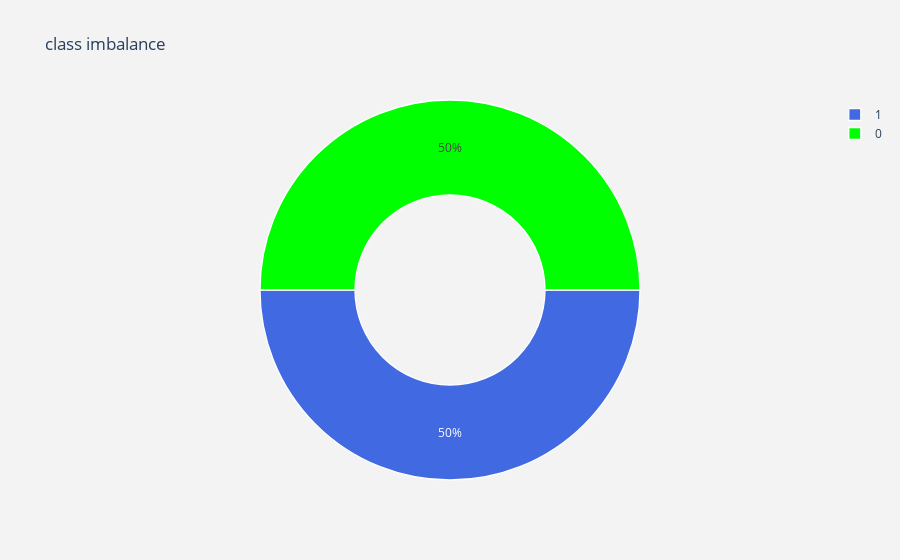

Source (notebook cell):
### Code cell
#labels
lab = df["RT"].value_counts().keys().tolist()
#values
val = df["RT"].value_counts().values.tolist()

trace = go.Pie(labels = lab ,
               values = val ,
               marker = dict(colors =  [ 'royalblue' ,'lime'],
                             line = dict(color = "white",
                                         width =  1.3)
                            ),
               rotation = 90,
               hoverinfo = "label+value+text",
               hole = .5
              )
layout = go.Layout(dict(title = "class imbalance",
                        plot_bgcolor  = "rgb(243,243,243)",
                        paper_bgcolor = "rgb(243,243,243)",
                       )
                  )

data1 = [trace]
fig = go.Figure(data = data1,layout = layout)
py.iplot(fig)

### Figure 1 — Plotly figure (JSON) as saved in the notebook; plotly's stock layout.template omitted (floating-point values rounded to 4 significant figures)
{"data": [{"hole": 0.5, "hoverinfo": "label+value+text", "labels": [1, 0], "marker": {"colors": ["royalblue", "lime"], "line": {"color": "white", "width": 1.3}}, "rotation": 90, "type": "pie", "values": [3647, 3647]}], "layout": {"paper_bgcolor": "rgb(243,243,243)", "plot_bgcolor": "rgb(243,243,243)", "title": {"text": "class imbalance"}}}
